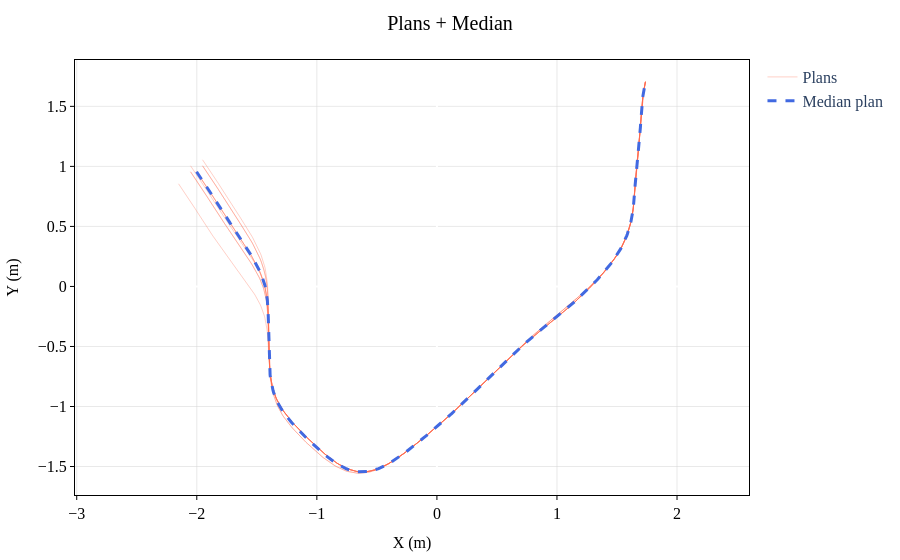

The code cell stored with this chart in its notebook:
### Markdown cell above
**Planos 2 câmeras — todos os planos reamostrados** com mediana calculada ponto a ponto.

### Code cell
fig = go.Figure()

for i, (px, py) in enumerate(p for p in plans_resampled_2cam if p is not None):
    fig.add_trace(go.Scatter(
        x=px, y=py,
        mode='lines', name=f'Plans',
        line=dict(color='tomato', width=1),
        opacity=0.3,
        showlegend=(i == 0)
    ))

fig.add_trace(go.Scatter(
    x=median_plan_x_2cam, y=median_plan_y_2cam,
    mode='lines', name='Median plan',
    line=dict(color='royalblue', dash='dash', width=3)
))

fig.update_layout(
    title='Plans + Median',
    xaxis_title='X (m)', yaxis_title='Y (m)',
    yaxis_scaleanchor='x', hovermode='closest'
)
apply_ieee_style(fig)
save_fig(fig, 'plans_2cam_median.svg')
fig.show()

### Figure 1 — Plotly figure (JSON) as saved in the notebook; plotly's stock layout.template omitted (floating-point values rounded to 4 significant figures; data arrays with more than 128 entries replaced by an {"elided": "..."} marker saying what was removed)
{"data": [{"line": {"color": "tomato", "width": 1}, "mode": "lines", "name": "Plans", "opacity": 0.3, "showlegend": true, "type": "scatter", "x": {"elided": "500 float values"}, "y": {"elided": "500 float values"}}, {"line": {"color": "tomato", "width": 1}, "mode": "lines", "name": "Plans", "opacity": 0.3, "showlegend": false, "type": "scatter", "x": {"elided": "500 float values"}, "y": {"elided": "500 float values"}}, {"line": {"color": "tomato", "width": 1}, "mode": "lines", "name": "Plans", "opacity": 0.3, "showlegend": false, "type": "scatter", "x": {"elided": "500 float values"}, "y": {"elided": "500 float values"}}, {"line": {"color": "tomato", "width": 1}, "mode": "lines", "name": "Plans", "opacity": 0.3, "showlegend": false, "type": "scatter", "x": {"elided": "500 float values"}, "y": {"elided": "500 float values"}}, {"line": {"color": "tomato", "width": 1}, "mode": "lines", "name": "Plans", "opacity": 0.3, "showlegend": false, "type": "scatter", "x": {"elided": "500 float values"}, "y": {"elided": "500 float values"}}, {"line": {"color": "tomato", "width": 1}, "mode": "lines", "name": "Plans", "opacity": 0.3, "showlegend": false, "type": "scatter", "x": {"elided": "500 float values"}, "y": {"elided": "500 float values"}}, {"line": {"color": "tomato", "width": 1}, "mode": "lines", "name": "Plans", "opacity": 0.3, "showlegend": false, "type": "scatter", "x": {"elided": "500 float values"}, "y": {"elided": "500 float values"}}, {"line": {"color": "tomato", "width": 1}, "mode": "lines", "name": "Plans", "opacity": 0.3, "showlegend": false, "type": "scatter", "x": {"elided": "500 float values"}, "y": {"elided": "500 float values"}}, {"line": {"color": "tomato", "width": 1}, "mode": "lines", "name": "Plans", "opacity": 0.3, "showlegend": false, "type": "scatter", "x": {"elided": "500 float values"}, "y": {"elided": "500 float values"}}, {"line": {"color": "tomato", "width": 1}, "mode": "lines", "name": "Plans", "opacity": 0.3, "showlegend": false, "type": "scatter", "x": {"elided": "500 float values"}, "y": {"elided": "500 float values"}}, {"line": {"color": "royalblue", "dash": "dash", "width": 3}, "mode": "lines", "name": "Median plan", "type": "scatter", "x": {"elided": "500 float values"}, "y": {"elided": "500 float values"}}], "layout": {"hovermode": "closest", "legend": {"font": {"family": "Times New Roman", "size": 16}}, "margin": {"b": 60, "l": 60, "r": 20, "t": 60}, "paper_bgcolor": "white", "plot_bgcolor": "white", "title": {"font": {"color": "black", "family": "Times New Roman", "size": 20}, "text": "Plans + Median", "x": 0.5, "xanchor": "center"}, "xaxis": {"gridcolor": "lightgrey", "gridwidth": 0.5, "linecolor": "black", "linewidth": 1, "mirror": true, "showgrid": true, "showline": true, "tickcolor": "black", "tickfont": {"color": "black", "family": "Times New Roman", "size": 16}, "ticklen": 4, "ticks": "outside", "tickwidth": 1, "title": {"font": {"color": "black", "family": "Times New Roman", "size": 16}, "text": "X (m)"}}, "yaxis": {"gridcolor": "lightgrey", "gridwidth": 0.5, "linecolor": "black", "linewidth": 1, "mirror": true, "scaleanchor": "x", "showgrid": true, "showline": true, "tickcolor": "black", "tickfont": {"color": "black", "family": "Times New Roman", "size": 16}, "ticklen": 4, "ticks": "outside", "tickwidth": 1, "title": {"font": {"color": "black", "family": "Times New Roman", "size": 16}, "text": "Y (m)"}}}}
